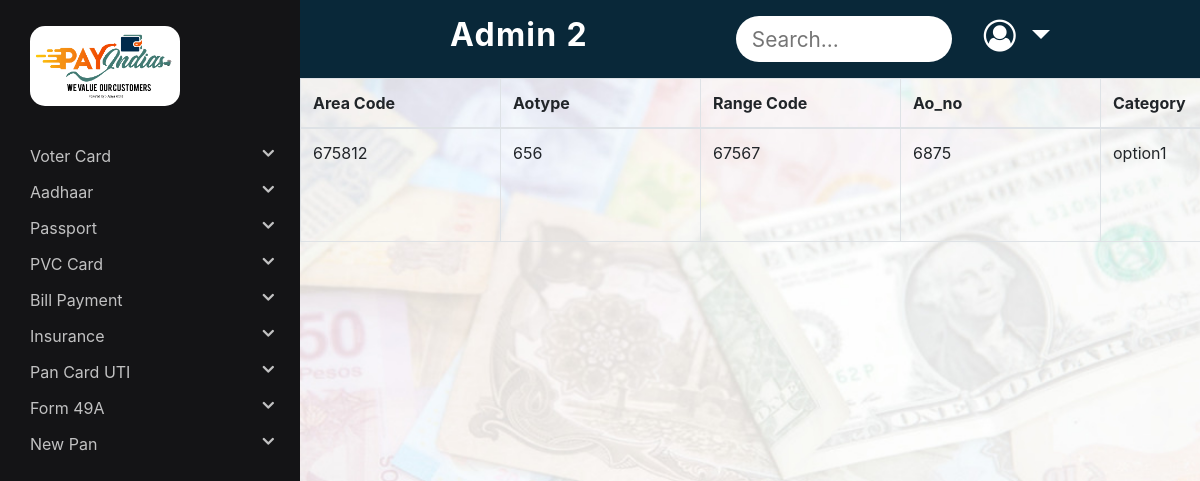
The page /Admin/form49aPending.php (signed in) on the database its author committed.
### tables this page shows
CREATE TABLE `form49a` (
  `id` int(11) NOT NULL,
  `area_code` varchar(100) NOT NULL,
  `aotype` varchar(100) NOT NULL,
  `range_code` varchar(100) NOT NULL,
  `ao_no` varchar(100) NOT NULL,
  `category` varchar(100) NOT NULL,
  `applicant_surname` varchar(100) NOT NULL,
  `first_name` varchar(100) NOT NULL,
  `last_name` varchar(100) NOT NULL,
  `abbreviation_yes_or_no` varchar(20) NOT NULL,
  `abbreviation_of_name` varchar(100) NOT NULL,
  `gender` varchar(100) NOT NULL,
  `photograph` varchar(100) NOT NULL,
  `sign` varchar(100) NOT NULL,
  `comments` varchar(100) NOT NULL,
  `other_surname` varchar(100) NOT NULL,
  `other_firstname` varchar(100) NOT NULL,
  `other_lastname` varchar(100) NOT NULL,
  `status` varchar(100) NOT NULL DEFAULT 'false',
  `r_id` varchar(100) NOT NULL
);

### Admin/form49aPending.php (the view, shortened to what this page needs)
<?php
$conn = mysqli_connect('localhost', 'root', '', 'payindia');
$sql = "SELECT * FROM form49a where status='false'";
$result = mysqli_query($conn, $sql);
$ans = mysqli_fetch_all($result, MYSQLI_ASSOC);
?>
<!DOCTYPE html>
<html lang="en">
<head>
    <link rel="stylesheet" href="https://cdnjs.cloudflare.com/ajax/libs/font-awesome/4.7.0/css/font-awesome.min.css">
    <link rel="stylesheet" href="https://maxcdn.bootstrapcdn.com/bootstrap/4.5.2/css/bootstrap.min.css">
    <link rel="stylesheet" type="text/css" href="../Distributor/style.css">
</head>
<body>
    <?php include("sidenav2.php"); ?>
    <?php include("navbar2.php"); ?>
    <div class="col-12 padding-sidenav pr-md-0 main-index">
        <div class="table-responsive">
            <?php if (sizeof($ans) > 0) { ?>
                <table class="table table-bordered" id="datatable">
                    <thead>
                        <tr>
                            <th scope="col">Area Code</th>
                            <th scope="col">Aotype</th>
                            <th scope="col">Range Code</th>
                            <th scope="col">Ao_no</th>
                            <th scope="col">Category</th>
                        </tr>
                    </thead>
                    <?php
                    for ($x = 0; $x < sizeof($ans); $x++) {
                    ?>
                        <tbody>
                            <tr>
                                <td>
                                    <p><?php echo $ans[$x]['area_code']; ?></p>
                                </td>
                                <td>
                                    <p><?php echo $ans[$x]['aotype']; ?></p>
                                </td>
                                <td>
                                    <p><?php echo $ans[$x]['range_code']; ?></p>
                                </td>
                                <td>
                                    <p><?php echo $ans[$x]['ao_no']; ?></p>
                                </td>
                                <td>
                                    <p><?php echo $ans[$x]['category']; ?></p>
                                </td>
                            </tr>
                    <?php
                    }
                } else {
                    echo "<h2>There is no data</h2>";
                }
                    ?>
                        </tbody>
                </table>
        </div>
    </div>
</body>
</html>

### Distributor/style.css (style rules this page uses)
body { height: 100vh; width: 100vw; background: url('../images/commonBG.jpeg') no-repeat; background-position: center center; background-attachment: fixed; background-size: cover; }
body { background-color: #ededed; }
.main-index { padding-bottom: 3rem; z-index: 50; }
@media (min-width: 768px) { .padding-sidenav { padding-left: 300px !important; } }
tr, th { min-width: 200px; }

### rows shown on the page
form49a: area_code "675812", aotype "656", range_code "67567", ao_no "6875", category "option1"
